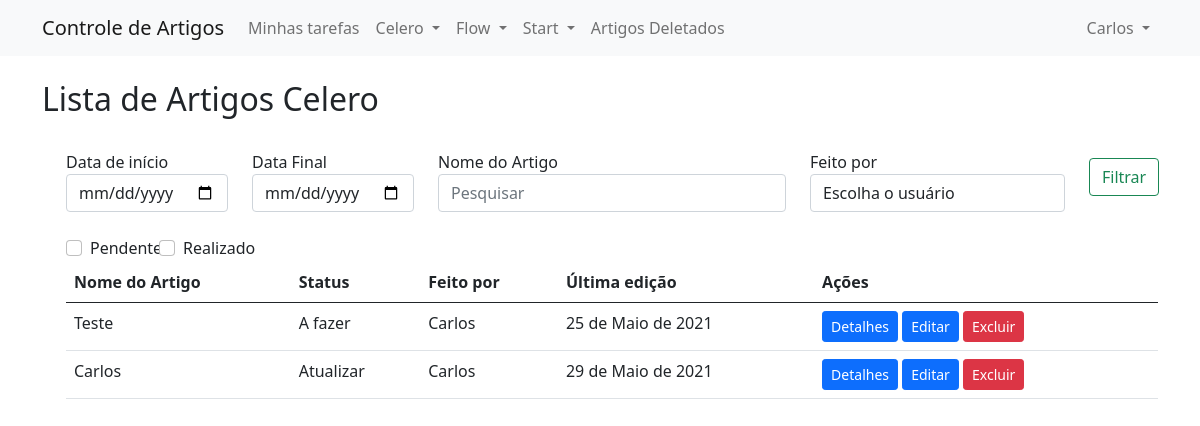
The page /artigos/celero/ (signed in) on the database as committed earlier.
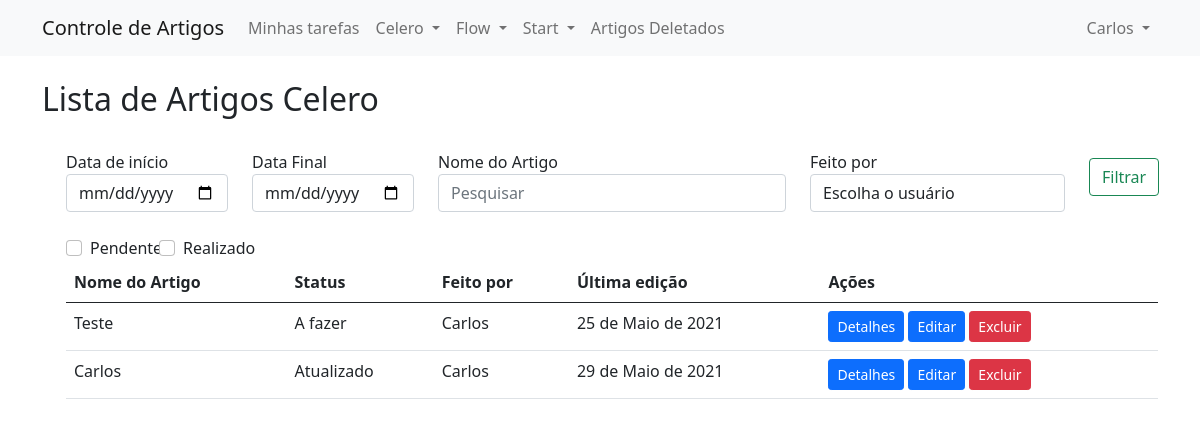
The same page on the database as committed later.
### articles/models.py (models this page shows, shortened)
class Article(models.Model):
    STATUS_CHOICES = (
        ('AF', 'A fazer'),
        ('FF', 'Feito'),
        ('AR', 'Atualizar'),
        ('AO', 'Atualizado')
    )
    PRODUCT_CHOICES = (
        ('CE', 'Celero'),
        ('ST', 'Start'),
        ('FW', 'Flow')
    )
    article_id = models.UUIDField(primary_key=True, editable=False, default=uuid.uuid4)
    name = models.CharField(max_length=150)
    url = models.URLField(max_length=200, null=True, blank=True)
    status = models.CharField(max_length=2, choices=STATUS_CHOICES)
    last_updated = models.DateField(auto_now=True)
    owner = models.ForeignKey(User, null=True, blank=True, on_delete=models.SET_NULL)
    category = models.CharField(max_length=150, null=True, blank=True)
    product = models.CharField(max_length=2, choices=PRODUCT_CHOICES)
    is_deleted = models.BooleanField(default=False)

### articles/views.py (the view)
# urls.py: path('celero/', views.celero_list_articles, name='celero_list_articles'),
@login_required(login_url='accounts/login')
def celero_list_articles(request):
    template_name = 'articles/list_articles.html'
    articles = Article.objects.filter(is_deleted=False, product='CE').order_by('last_updated')
    users = User.objects.all()
    if request.GET.get('date_start_with') and request.GET.get('date_end_with'):
            start_with = request.GET.get('date_start_with')
            end_with = request.GET.get('date_end_with')
            articles = articles.filter(last_updated__range=(start_with, end_with))
    if request.GET.get('usuario'):
        user_id = request.GET.get('usuario')
        user = get_object_or_404(User, id=user_id)
        articles = articles.filter(owner=user)
    if request.GET.get('query'):
        query = request.GET.get('query')
        articles = articles.filter(name__icontains=query)
    if request.GET.get('pendente'):
        articles = articles.filter(Q(status='AF') | Q(status='AR'))
    if request.GET.get('realizado'):
        articles = articles.filter(Q(status='FF') | Q(status='AO'))
    context = {
        'articles': articles,
        'product': 'Celero',
        'users': users
    }
    return render(request, template_name, context)

### templates/articles/list_articles.html (shortened to what the changed rows need)
{% extends 'base.html' %}
{% block body %}
    <div class="container">
        <div class="row">
            <div class="col-md-12">
              {% if product == 'Flow' %}
              <br>
              <h2>Lista de Artigos Flow</h2>
              <br>
              <div class="form-check">
                <form class="form-inline my-2 my-md-0" action="{% url 'articles:flow_list_articles' %}">
                  <div class="row">
                    <div class="col-2">
                      <label>Data de início</label>
                      <input class="form-control" type="date" name="date_start_with">
                    </div>
                    <div class="col-2">
                      <label>Data Final</label>
                      <input class="form-control" type="date"  name="date_end_with">
                    </div>
                    <div class="col-4">
                      <label>Nome do Artigo</label>
                      <input class="form-control" name="query" type="text" placeholder="Pesquisar" aria-label="Search">
                    </div>
                    <div class="form-group col-md-3">
                      <label for="inputState">Feito por</label>
                      <select id="inputState" class="form-control" name="usuario">
                        <option selected value="">Escolha o usuário</option>
                        {% for user in users %}
                        <option value="{{user.id}}">{{user.first_name |default:user.username}}</option>
                        {% endfor %}
                      </select>
                    </div>
                    <div class="form-group col-md-1">
                      <button class="btn btn-outline-success my-2 my-sn-0" type="submit">Filtrar</button>
                    </div>
                  </div>
                  <br>
                  <div class="row">
                    <div class="col-1">
                      <div class="form-check form-check-inline">
                        <input class="form-check-input" type="checkbox" name="pendente">
                        <label class="form-check-label" for="inlineCheckbox1">Pendente</label>
                      </div>
                    </div>
                    <div class="col-1">
                      <div class="form-check form-check-inline">
                        <input class="form-check-input" type="checkbox" name="realizado">
                        <label class="form-check-label" for="inlineCheckbox1">Realizado</label>
                      </div>
                    </div>
                  </div>
              </form>
              {% elif product == 'Celero' %}
              <br>
              <h2>Lista de Artigos Celero</h2>
              <br>
              <div class="form-check">
              {% endif %}
                <table class="table">
                    <thead>
                      <tr>
                        <th scope="col">Nome do Artigo</th>
                        <th scope="col">Status</th>
                        <th scope="col">Feito por</th>
                        <th scope="col">Última edição</th>
                        <th scope="col">Ações</th>
                      </tr>
                    </thead>
                    <tbody>
                          {% for article in articles  %}
                          <tr>
                            <td>{{article.name}}</td>
                            <td>{{article.get_status_display}}</td>
                            <td>{{article.owner.first_name}}</td>
                            <td>{{article.last_updated}}</td>
                            <td>
                              <a href="#" class="btn btn-primary btn-sm">Detalhes</a>
                              <a href="{% url 'artigos:edit_article' article.article_id  %}" class="btn btn-primary btn-sm">Editar</a>
                              <a href="{% url 'artigos:delete_article' article.article_id  %}" class="btn btn-danger btn-sm confirm-delete" data-toggle="modal", data-target="#confirmDeleteModal" id="deleteButton-{{ article.article_id }}" >Excluir</a>
                            </td>
                          </tr>
                          {% endfor %}
                    </tbody>
                  </table>
            </div>
        </div>
    </div>
{% endblock body %}

Rows that differ between the two databases and show on the page:
changed Article: status "Atualizar" → "Atualizado"
